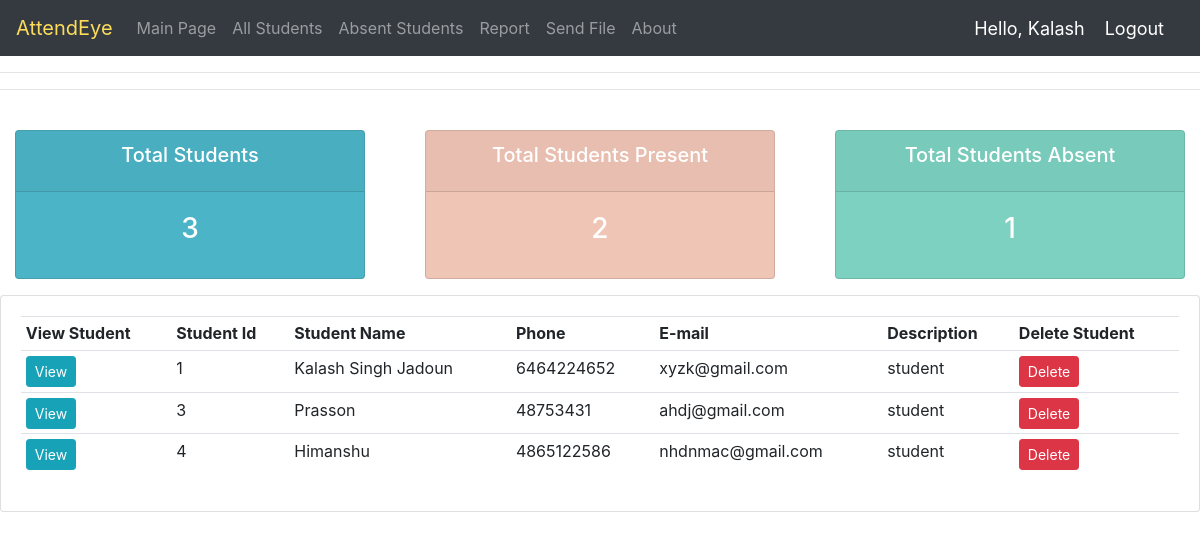
/all_students/ (signed in), run on the app's committed database.
### face_rec/models.py (models this page shows, shortened)
class student_profile(models.Model):
    user=models.OneToOneField(User,null=True,blank=True,on_delete=models.CASCADE)
    student_id = models.CharField(primary_key=True,max_length=20)
    name = models.CharField(max_length=50)
    address = models.CharField(max_length = 100)
    phone = models.CharField(max_length =  50)
    email = models.CharField(max_length = 50)
    description = models.CharField(max_length = 200)
    mark = (
            ('Absent', 'Absent'),
            ('Present', 'Present'),
            )
    attendance = models.CharField(max_length=20,default='Absent', choices=mark)
    profile_pic=models.ImageField(default="static/images/nobody.jpg")

### face_rec/decorators.py (the view)
		def wrapper_func(request,*args,**kwargs):
			group=None
			if request.user.groups.exists():
				group=request.user.groups.all()[0].name
			if group in allowed_roles:
				return view_func(request,*args,**kwargs)
			else:
				return HttpResponse('You are Not Authorized To View This Page')

### face_rec/views.py (called while the page is built)
@login_required(login_url='login')
@allowed_users(allowed_roles=['teacher','admin'])
def all_students(request):
    student=student_profile.objects.all()
    total_students_absent=student_profile.objects.filter(attendance='Absent').count()
    total_students_present=student_profile.objects.filter(attendance='Present').count()
    total_students=student_profile.objects.count()
    context={'student':student,'total_students':total_students,'total_students_present':total_students_present,'total_students_absent':total_students_absent}
    return render(request,'face_rec/total.html',context)

### face_rec/templates/face_rec/total.html (shortened to what this page needs)
<!DOCTYPE html>
<html>
<head>
	<link rel="stylesheet" href="https://stackpath.bootstrapcdn.com/bootstrap/4.4.1/css/bootstrap.min.css">
</head>
<body>
	{% include 'face_rec/navbar.html' %}
	<hr>
    <hr>
</body>
</html>
{% include 'face_rec/status.html' %}
<div class="row">
    <div class="col-md">
        <div class="card card-body">
            <table class="table table-sm">
                <tr>
                    <th>View Student</th>
                    <th>Student Id</th>
                    <th>Student Name</th>
                    <th>Phone</th>
                    <th>E-mail</th>
                    <th>Description</th>
                    <th>Delete Student</th>
                </tr>
                {% for students in student %}
                    <tr>
                        <td><a class="btn btn-sm btn-info" href="{% url 'profile' students.student_id %}">View</a></td>
                        <td>{{students.student_id}}</td>
                        <td>{{students.name}}</td>
                        <td>{{students.phone}}</td>
                        <td>{{students.email}}</td>
                        <td>{{students.description}}</td>
                        <td><a class="btn btn-sm btn-danger" href="{% url 'delete' students.student_id %}">Delete</a></td>
                    </tr>
                {% endfor %}
            </table>
        </div>
    </div>
</div>

### face_rec/templates/face_rec/navbar.html (shortened to what this page needs)
{% load static %}
<nav class="navbar navbar-expand-lg navbar-dark bg-dark">
  	<a class="navbar-brand" href="#" id="logo">AttendEye</a>
  	<div class="collapse navbar-collapse" id="navbarNav">
    	<ul class="navbar-nav">
      		<li class="nav-item">
        		<a class="nav-link" href="{% url 'home' %}">Main Page</a>
      		</li>
      		<li class="nav-item">
        		<a class="nav-link" href="{% url 'all_students' %}">All Students</a>
      		</li>
          <li class="nav-item">
            <a class="nav-link" href="{% url 'absent_students' %}">Absent Students</a>
          </li>
          <li class="nav-item">
            <a class="nav-link" href="{% url 'report' %}">Report</a>
          </li>
          <li class="nav-item">
            <a class="nav-link" href="{% url 'send_file' %}">Send File</a>
          </li>
          <li class="nav-item">
            <a class="nav-link" href="{% url 'about' %}">About</a>
          </li>
    	</ul>
  	</div>
  <span class="hello-msg">Hello, {{request.user}}</span>
  <span><a class="hello-msg" href="{% url 'logout' %}">  Logout</a></span>
</nav>

### face_rec/templates/face_rec/total.html (style rules this page uses)
#logo { color:#fddc5c; }
body { background-color: #ebeff5; }

### face_rec/templates/face_rec/navbar.html (style rules this page uses)
.hello-msg { font-size:18px; color:#fff; margin-right:20px; }

### data on the page
student_profile: student_id "1", name "Kalash Singh Jadoun", phone "6464224652", email "xyzk@gmail.com", description "student"
student_profile: student_id "3", name "Prasson", phone "48753431", email "ahdj@gmail.com", description "student"
student_profile: student_id "4", name "Himanshu", phone "4865122586", email "nhdnmac@gmail.com", description "student"

### other printed values
{{ request.user }} "Kalash"
{{ total_students }} "3"
{{ total_students_present }} "2"
{{ total_students_absent }} "1"
